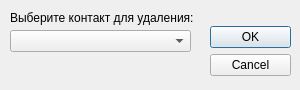
<?xml version="1.0" encoding="UTF-8"?>
<ui version="4.0">
 <class>deleteContactDialog</class>
 <widget class="QDialog" name="deleteContactDialog">
  <property name="geometry">
   <rect>
    <x>0</x>
    <y>0</y>
    <width>300</width>
    <height>90</height>
   </rect>
  </property>
  <property name="windowTitle">
   <string>Delete contact - Messenger by s13f</string>
  </property>
  <property name="windowIcon">
   <iconset>
    <normaloff>pics/s13f.png</normaloff>pics/s13f.png</iconset>
  </property>
  <property name="modal">
   <bool>true</bool>
  </property>
  <widget class="QDialogButtonBox" name="buttonBox">
   <property name="geometry">
    <rect>
     <x>210</x>
     <y>10</y>
     <width>81</width>
     <height>81</height>
    </rect>
   </property>
   <property name="autoFillBackground">
    <bool>false</bool>
   </property>
   <property name="orientation">
    <enum>Qt::Vertical</enum>
   </property>
   <property name="standardButtons">
    <set>QDialogButtonBox::Cancel|QDialogButtonBox::Ok</set>
   </property>
   <property name="centerButtons">
    <bool>true</bool>
   </property>
  </widget>
  <widget class="QLabel" name="label">
   <property name="geometry">
    <rect>
     <x>10</x>
     <y>10</y>
     <width>201</width>
     <height>16</height>
    </rect>
   </property>
   <property name="text">
    <string>Выберите контакт для удаления:</string>
   </property>
  </widget>
  <widget class="QComboBox" name="comboBox">
   <property name="geometry">
    <rect>
     <x>10</x>
     <y>30</y>
     <width>181</width>
     <height>22</height>
    </rect>
   </property>
  </widget>
 </widget>
 <resources/>
 <connections>
  <connection>
   <sender>buttonBox</sender>
   <signal>accepted()</signal>
   <receiver>deleteContactDialog</receiver>
   <slot>accept()</slot>
   <hints>
    <hint type="sourcelabel">
     <x>248</x>
     <y>254</y>
    </hint>
    <hint type="destinationlabel">
     <x>157</x>
     <y>274</y>
    </hint>
   </hints>
  </connection>
  <connection>
   <sender>buttonBox</sender>
   <signal>rejected()</signal>
   <receiver>deleteContactDialog</receiver>
   <slot>reject()</slot>
   <hints>
    <hint type="sourcelabel">
     <x>316</x>
     <y>260</y>
    </hint>
    <hint type="destinationlabel">
     <x>286</x>
     <y>274</y>
    </hint>
   </hints>
  </connection>
 </connections>
</ui>
